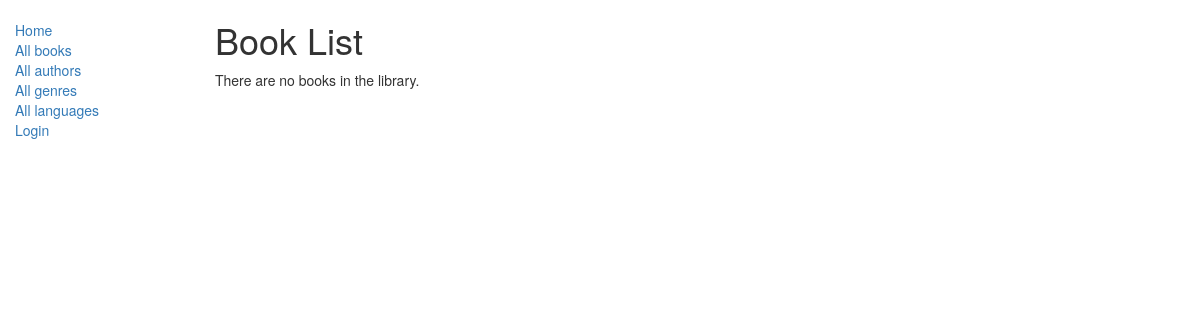
Page /catalog/books/ on the earlier database version.
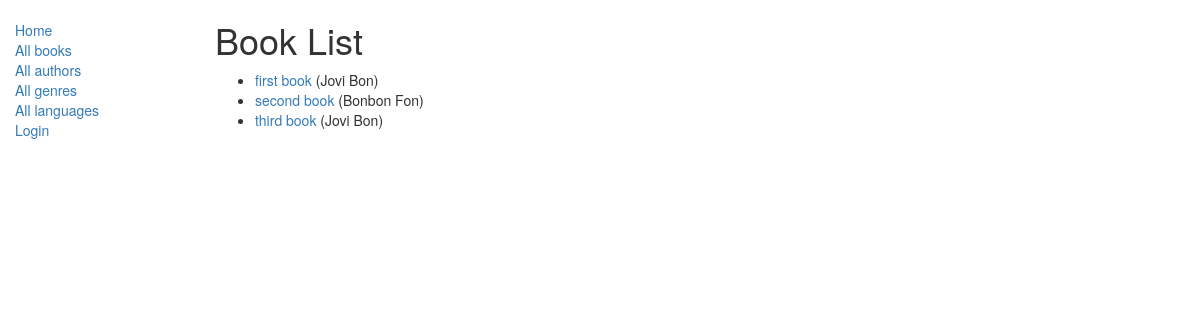
Same page on the later database version.
### catalog/models.py (models this page shows, shortened)
class Book(models.Model):
    title = models.CharField(max_length=100)
    author = models.ForeignKey('Author', on_delete=models.SET_NULL, null=True)
    summary = models.TextField(max_length=1000, help_text='Enter a brief description of the book')
    isbn = models.CharField('ISBN', max_length=13, help_text='13 Character <a href="https://www.isbn-international.org/content/what-isbn">ISBN number</a>')
    genre = models.ManyToManyField(Genre, help_text='Select a genre for this book')
    language = models.ForeignKey(Language, on_delete=models.SET_NULL, null=True)
    def display_genre(self):
        return ', '.join([genre.name for genre in self.genre.all()[:3]]) #берём первые три жанра из всех, разделяем их запятой и показываем пользователю
    display_genre.short_description = 'Genre'
    def get_absolute_url(self):
        return reverse('book_detail', args=[str(self.id)])

class Author(models.Model):
    first_name = models.CharField(max_length=100)
    last_name = models.CharField(max_length=100)
    date_of_birth = models.DateField(null=True, blank=True)
    date_of_death = models.DateField('Died', null=True, blank=True)
    def __str__(self):
        return '%s %s' % (self.last_name, self.first_name)

### catalog/views.py (the view)
class BookListView(generic.ListView):
    model = Book
    pagination_by = 10
    def get_queryset(self):
        return Book.objects.all()[:5]
    template_name = 'books/book_list.html'

### catalog/templates/books/book_list.html
{% extends "base_generic.html" %}
{% block content %}
    <h1>Book List</h1>
    {% if book_list %}
    <ul>
      {% for book in book_list %}
      <li>
        <a href="{{ book.get_absolute_url }}">{{ book.title }}</a> ({{book.author}})
      </li>
      {% endfor %}
    </ul>
    {% else %}
      <p>There are no books in the library.</p>
    {% endif %}
{% endblock %}

Differences in the rows shown:
added Book: title "first book", author "Jovi Bon"
added Book: title "second book", author "Bonbon Fon"
added Book: title "third book", author "Jovi Bon"
Other differences:
text no longer shown: "There are no books in the library."
